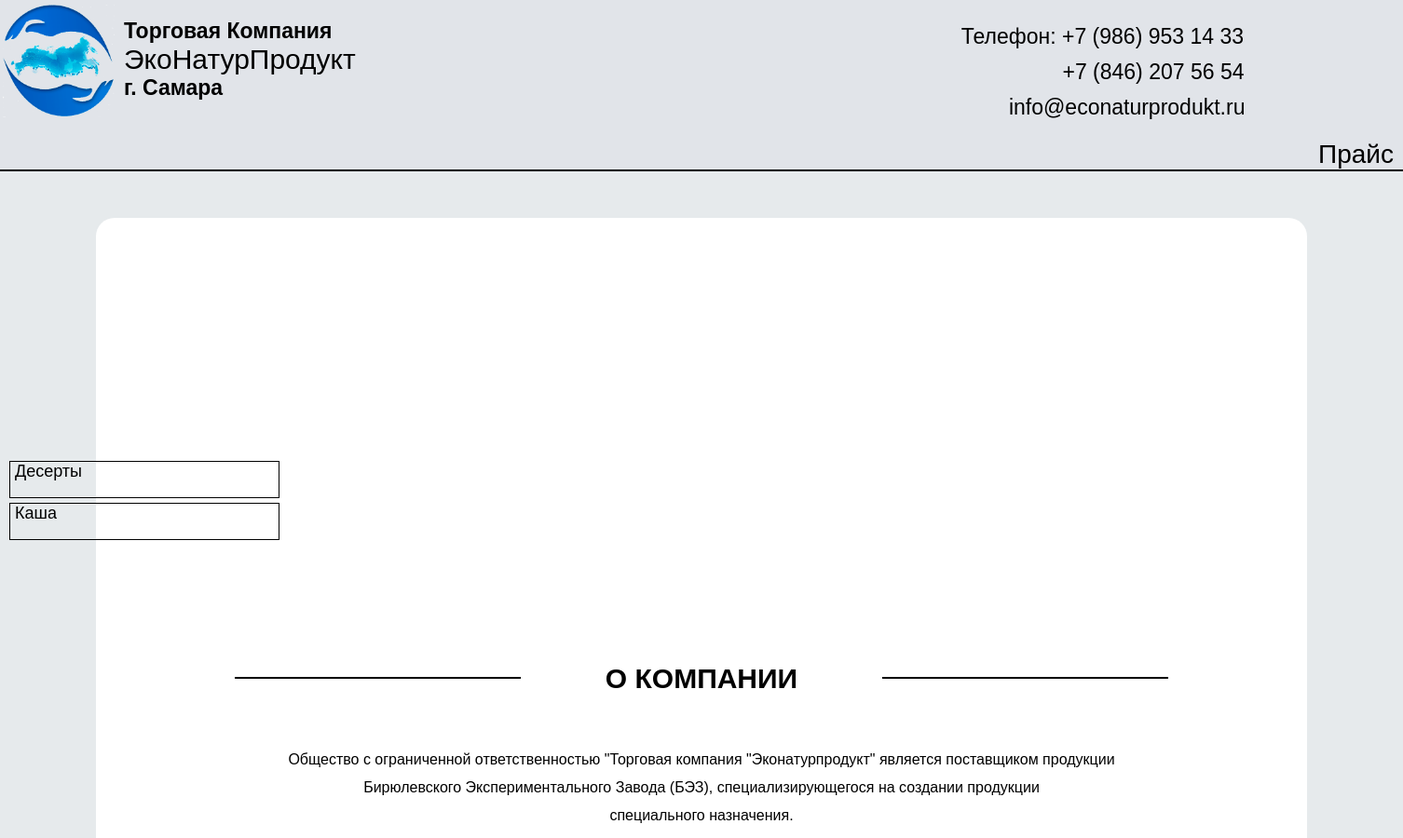
/ (upper part), run on an earlier commit of the app's database.
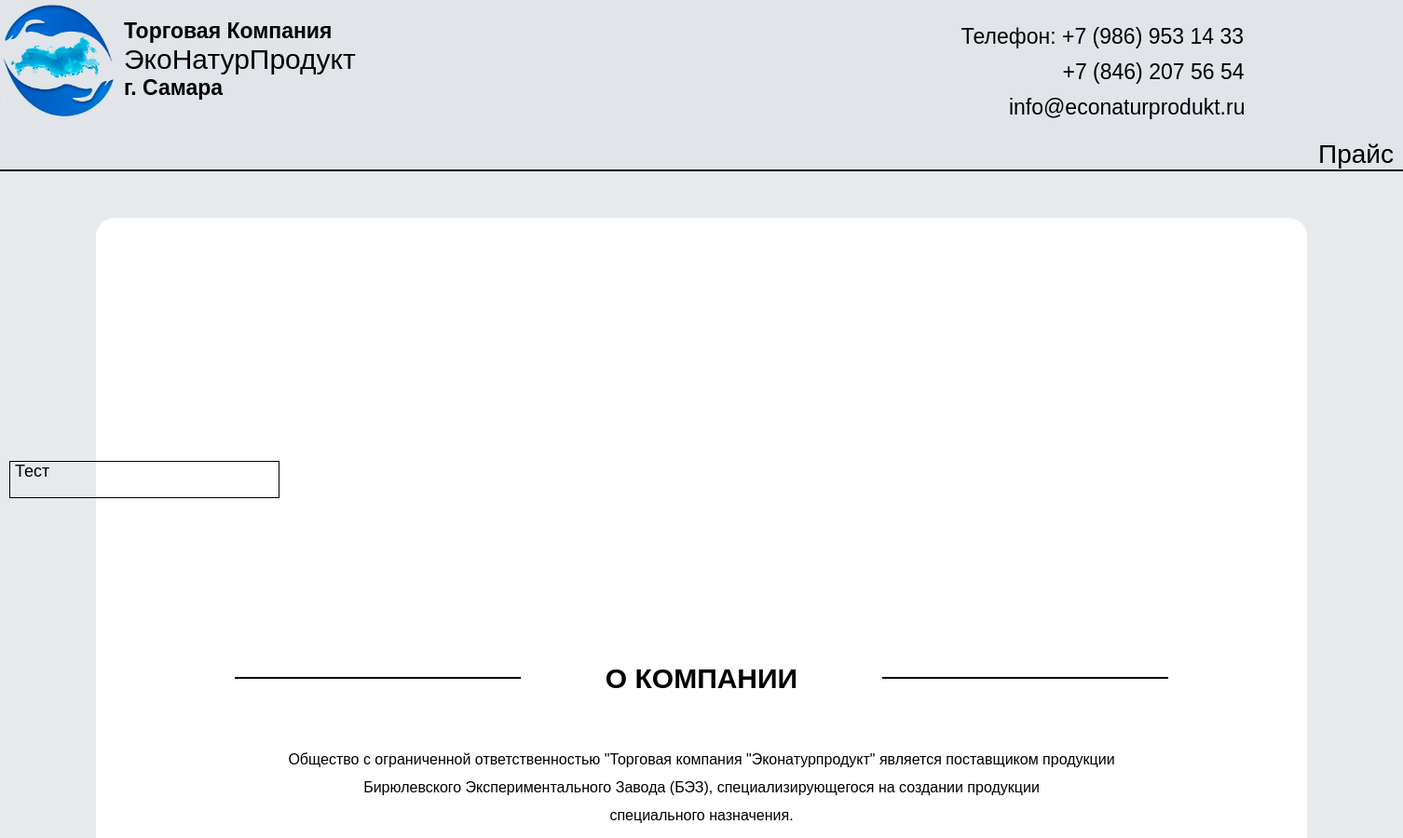
And on a later commit of the database.
### visit/models.py (models this page shows, shortened)
class Category(models.Model):
    title = models.CharField(max_length=150, db_index=True, verbose_name='Категория')
    slug = models.SlugField(max_length=255, unique=True, db_index=True, verbose_name='URL')
    class Meta:
        verbose_name = 'Категория'
        verbose_name_plural = 'Категории'
        ordering = ['title']

### visit/views.py (the view, shortened to what this page needs)
# urls.py: path('', index),
def index(request):
    if request.method == 'GET' and request.GET.get('download'):
        return download(request)
    categories = Category.objects.all()
    subcategories = Subcategory.objects.all()
    carusel_product = CaruselProduct.objects.order_by('product')
    context = {
    'categories': categories,
    'carusel_product': carusel_product,
    }
    return render(request, template_name='visit/index.html', context=context)

### visit/templates/visit/index.html (shortened to what this page needs)
<!DOCTYPE html>
<html lang="ru">
<head>
  <link rel="stylesheet" href="/static/visit/css/main.css">
  <link rel="stylesheet" href="/static/visit/css/misha.css"/>
  <link
  rel="stylesheet"
  href="/static/visit/css/style.css"
  />
</head>
<body>
<header class="header">
        <div class="header_container">
            <a href="/" class="logo">
                <img src="/static/visit/logo/logo_compani.png" alt="logo">
            </a>
            <div class="header_info">
                <p class="name_header">Торговая Компания</p>
                <p class="name_header_2">ЭкоНатурПродукт</p>
                <p class="name_header_3">г. Самара</p>
            </div>
                <a class="navi_link">Телефон:  +7 (986) 953 14 33 <br><br>&nbsp &nbsp &nbsp &nbsp &nbsp &nbsp &nbsp &nbsp &nbsp+7 (846) 207 56 54<br><br>&nbsp &nbsp &nbsp &nbsp info@econaturprodukt.ru</a>
        </div>
            <div class="price">
                    <a class="price_style" href="?download=xlsx">Прайс</a>
            </div>
</header>
  <div class="catalog">
    {% for category in categories %}
    <a type="button" id="catalog_button_0" class="catalog_button_0" href="{% url 'catalog_category' category.slug %}">{{ category.title }}</a>
    {% endfor %}
  </div>
  <div id="container" class="container">
    <div class="swiper mySwiper">
      <div class="swiper-wrapper">
      </div>
    </div>
    <div class="compani">
      <p class="compani_1">О КОМПАНИИ</p>
      <br>
      <p class="compani_2">Общество с ограниченной ответственностью "Торговая компания "Эконатурпродукт" является поставщиком продукции<br> Бирюлевского Экспериментального Завода (БЭЗ), специализирующегося на создании продукции<br> специального назначения.
        <br><br>
        Основной вектор деятельности завода — это создание продуктов питания для представителей космических ведомств<br> и для экипажей космических кораблей, а также спасательных плавательных средств, экстренных ситуаций и МЧС.
        <br><br> <br> <br> </p>
      </div>
    </div>
  </body>
  </html>

### visit/static/visit/css/main.css (style rules this page uses)
*, *::after, *::before { margin: 0; padding: 0; box-sizing: border-box; }
body { font-family: "RobotoLight", Helvetica, Arial; font-size: 18px; font-style: normal; overflow: hidden; background: #e6eaec; background-size: 30px 30px; position:relative; overflow: auto; padding-bottom: 20%; min-width: 1100px; margin:auto; }
.catalog { width: 300px; height: 510px; position: fixed; left: 0px; top: 20%; padding: 5px; margin-left: 5px; opacity: 1; z-index: 2; }
.catalog_button_0 { display: flex; text-decoration: none; flex-direction: column; margin-top: 5px; width: 290px; height: 40px; font-size: 18px; cursor: pointer; border: 0.5px solid; border-color: black; color: black; background: none; text-align: left; padding-left: 5px; }
.header { background-color: #e1e4e9; border-bottom: 2px solid; }
img { display: inline-block; max-width: 100%; height: auto; vertical-align: middle; margin-top: 5px; }
.container { max-width: 1300px; left: 25%; margin: 0 auto; margin-top: 50px; width: 100%; align-items: center; background: #fff; border-radius: 20px; }
.header_container { display: flex; max-width: 1500px; height: 150px; left: 25%; margin: 0 auto; width: 100%; background: #e1e4e9; }
.logo { width: 120px; height: 120px; display: inline-block; }
.navi_link { line-height: 19px; text-decoration: none; display: inline-block; margin-left: 650px; margin-top: 30px; color: black; transition: 0.4s ease; font-size: 23px; font-weight: 500; }
.header_info { display: flex; flex-direction: column; text-align: left; margin-top: 20px; }
.name_header { text-align: left; padding-left: 10px; font-size: 23px; font-weight: 600; }
.name_header_2 { text-align: left; padding-left: 10px; font-size: 30px; font-weight: 500; }
.name_header_3 { text-align: left; padding-left: 10px; font-size: 23px; font-weight: 600; }
.price { display: flex; text-align: left; margin-left: 1415px; }
.price_style { text-decoration: none; font-size: 28px; color: black; }
.compani { text-align: center; max-width: 1000px; width: 100%; line-height:30px; margin: 0 auto; border-bottom: 2px solid; }
.compani_1 { font-size: 30px; font-stretch: ultra-expanded; font-weight:700; width: 70%; margin: 0.9em auto; }
.compani_1:before, .compani_1:after { content: ""; vertical-align: top; display: inline-block; width: 43.8%; height: 0.50em; border-bottom: 2px solid #000; margin: 0 13% 0 -44%; }
.compani_1:after { margin: 0 -44% 0 13%; }
.compani_2 { font-size: 16px; font-weight:300; color: #000; transition: 0.7s ease; padding-bottom: 60px; }

### visit/static/visit/css/style.css (style rules this page uses)
.swiper { width: 100%; height: 100%; margin-top: 50px; margin-bottom: 50px; background: #ededed; }
:root { --swiper-theme-color: #007aff; }
.swiper { background: white; position: relative; overflow: hidden; list-style: none; padding: 0; z-index: 1; }
.swiper-wrapper { position: relative; width: 100%; height: 100%; z-index: 1; display: flex; transition-property: transform; box-sizing: content-box; }
.swiper-android .swiper-slide, .swiper-wrapper { transform: translate3d(0px, 0, 0); }
:root { --swiper-navigation-size: 44px; }

### visit/templates/visit/index.html (style rules this page uses)
.swiper { height: 430px; width: 1000px; margin-left: auto; margin-right: auto; border-radius: 10px; }

What changed in the data, as far as the page shows it:
removed Category: title "Десерты"
removed Category: title "Каша"
added Category: title "Тест"
